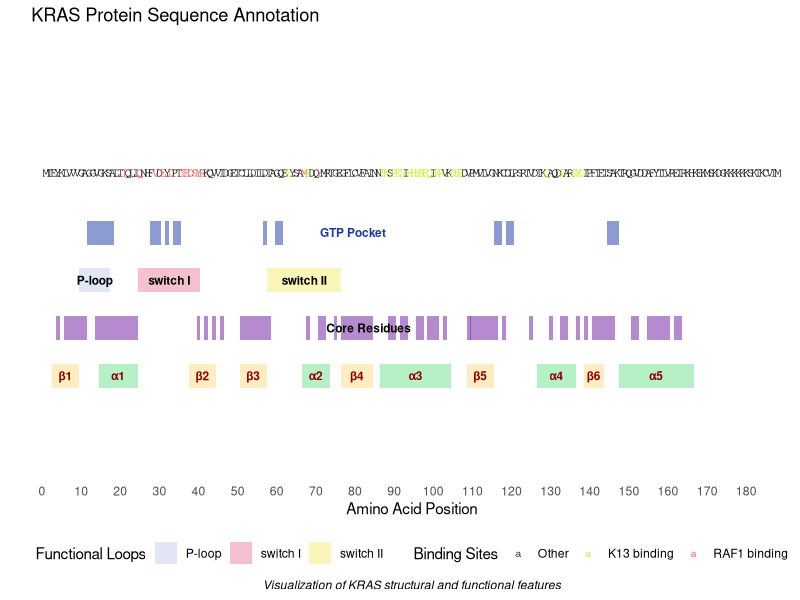

Source code (R): (Note: this script raises an error after producing the figure.)
# KRAS sequence annotation plot
# This script visualizes various functional and structural features of the KRAS protein

# 1. KRAS reference sequence
KRAS_sequence <- "MTEYKLVVVGAGGVGKSALTIQLIQNHFVDEYDPTIEDSYRKQVVIDGETCLLDILDTAGQEEYSAMRDQYMRTGEGFLCVFAINNTKSFEDIHHYREQIKRVKDSEDVPMVLVGNKCDLPSRTVDTKQAQDLARSYGIPFIETSAKTRQGVDDAFYTLVREIRKHKEKMSKDGKKKKKKSKTKCVIM"

# 2. Binding interface sites
K13_binding_interface_site <- c(63, 68, 87, 88, 90, 91, 92, 94, 95, 96, 97, 98, 99, 
                                101, 102, 105, 106, 107, 129, 133, 136, 137, 138)

RAF1_binding_interface_site <- c(21, 25, 29, 31, 33, 36, 37, 38, 39, 40, 41, 67, 71) 

# 3. GTP binding pocket residues
GTP_pocket <- c(12, 13, 14, 15, 16, 17, 18, 28, 29, 30, 32, 34, 35, 57, 60, 61, 116, 117, 119, 120, 145, 146, 147)

# 4. Functional loops
functional_loop <- data.frame(
  xstart = c(10, 25, 58),
  xend = c(17, 40, 76),
  col = c("P-loop", "switch I", "switch II")
)

# 5. Common core residues
common_core_residues <- c(4, 6, 7, 8, 9, 10, 11, 14, 15, 16, 17, 18, 19, 20, 21, 22, 23, 24, 40,
                          42, 44, 46, 51, 52, 53, 54, 55, 56, 57, 58, 68, 71, 72, 75, 77, 78, 79,
                          80, 81, 82, 83, 84, 89, 90, 92, 93, 96, 97, 99, 100, 101, 103, 109, 110,
                          111, 112, 113, 114, 115, 116, 118, 125, 130, 133, 134, 137, 139, 141,
                          142, 143, 144, 145, 146, 151, 152, 155, 156, 157, 158, 159, 160, 162, 163)

# 6. Secondary structure elements
rects_sheet <- data.frame(
  xstart = c(3, 38, 51, 77, 109, 139),
  xend = c(9, 44, 57, 84, 115, 143),
  col = c("β1", "β2", "β3", "β4", "β5", "β6")
)

rects_helix <- data.frame(
  xstart = c(15, 67, 87, 127, 148),
  xend = c(24, 73, 104, 136, 166),
  col = c("α1", "α2", "α3", "α4", "α5")
)

# Create data frame for sequence plotting
seq_length <- nchar(KRAS_sequence)
seq_df <- data.frame(
  position = 1:seq_length,
  residue = strsplit(KRAS_sequence, "")[[1]],
  K13_binding = ifelse(1:seq_length %in% K13_binding_interface_site, "#1B38A6", "black"),
  RAF1_binding = ifelse(1:seq_length %in% RAF1_binding_interface_site, "#F4270C", "black")
)

# Generate the plot
library(ggplot2)

ggplot() +
  # Sequence residues (y = 0)
  geom_text(data = seq_df, aes(x = position, y = 0, label = residue, 
                               color = interaction(K13_binding != "black", RAF1_binding != "black")),
            size = 3, family = "mono") +
  scale_color_manual(values = c("black", "#B6F500", "#FF3F33", "#FF2DF1"),
                     labels = c("Other", "K13 binding", "RAF1 binding", "Both"),
                     name = "Binding Sites") +
  
  # GTP binding pocket annotation (y = -0.3 to -0.2)
  geom_rect(data = data.frame(position = GTP_pocket),
            aes(xmin = position - 0.5, xmax = position + 0.5, ymin = -0.3, ymax = -0.2),
            fill = "#1B38A6", alpha = 0.5) +
  annotate("text", x = mean(range(GTP_pocket)), y = -0.25, label = "GTP Pocket", 
           color = "#1B38A6", size = 3, fontface = "bold") +
  
  # Functional loops annotation (y = -0.5 to -0.4)
  geom_rect(data = functional_loop, 
            aes(xmin = xstart - 0.5, xmax = xend + 0.5, ymin = -0.5, ymax = -0.4, fill = col),
            alpha = 0.3) +
  geom_text(data = functional_loop, 
            aes(x = (xstart + xend)/2, y = -0.45, label = col),
            size = 3, fontface = "bold", color = "black") +
  scale_fill_manual(values = c("#9DACE3", "#DE3163", "#F1DD10"), name = "Functional Loops") +
  
  # Common core residues annotation (y = -0.7 to -0.6)
  geom_rect(data = data.frame(position = common_core_residues),
            aes(xmin = position - 0.5, xmax = position + 0.5, ymin = -0.7, ymax = -0.6),
            fill = "#6D17A0", alpha = 0.5) +
  annotate("text", x = mean(range(common_core_residues)), y = -0.65, 
           label = "Core Residues", color = "black", size = 3, fontface = "bold") +
  
  # Secondary structure annotation - β-sheets and α-helices (y = -0.9 to -0.8)
  geom_rect(data = rects_sheet, 
            aes(xmin = xstart - 0.5, xmax = xend + 0.5, ymin = -0.9, ymax = -0.8),
            fill = "#FFE4A5", alpha = 0.7) +
  geom_text(data = rects_sheet, 
            aes(x = (xstart + xend)/2, y = -0.85, label = col),
            size = 3, color = "darkred", fontface = "bold") +
  
  geom_rect(data = rects_helix, 
            aes(xmin = xstart - 0.5, xmax = xend + 0.5, ymin = -0.9, ymax = -0.8),
            fill = "#97E9AD", alpha = 0.7) +
  geom_text(data = rects_helix, 
            aes(x = (xstart + xend)/2, y = -0.85, label = col),
            size = 3, color = "darkred", fontface = "bold") +
  
  # Axes and theme
  scale_x_continuous(breaks = seq(0, seq_length, by = 10), expand = c(0.02, 0.02)) +
  scale_y_continuous(limits = c(-1.2, 0.5)) +
  labs(title = "KRAS Protein Sequence Annotation",
       x = "Amino Acid Position",
       y = "",
       caption = "Visualization of KRAS structural and functional features") +
  theme_minimal() +
  theme(axis.text.y = element_blank(),
        axis.ticks.y = element_blank(),
        panel.grid.major = element_blank(),
        panel.grid.minor = element_blank(),
        panel.background = element_blank(),
        legend.position = "bottom",
        plot.caption = element_text(hjust = 0.5, face = "italic"))

# Save the plot
ggplot2::ggsave("C:/Users/36146/OneDrive - USTC/DryLab/Data_analysis_scripts/Display _different_sequence_rectangles/results/20250902/sequence structure 250902.pdf", device = cairo_pdf,height = 6,width=20,dpi=300)
